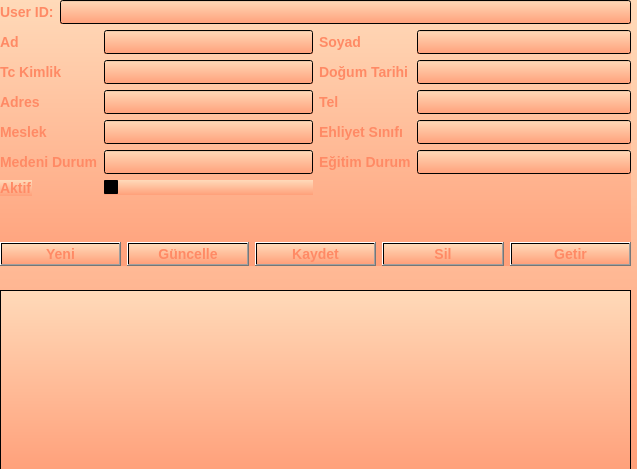
<?xml version="1.0" encoding="UTF-8"?>
<ui version="4.0">
 <class>Form</class>
 <widget class="QWidget" name="Form">
  <property name="geometry">
   <rect>
    <x>0</x>
    <y>0</y>
    <width>637</width>
    <height>469</height>
   </rect>
  </property>
  <property name="windowTitle">
   <string>Form</string>
  </property>
  <property name="styleSheet">
   <string notr="true">background: qlineargradient(x1:0, y1:0, x2:0, y2:1, stop:0 #FFDAB9, stop:1 #FFA07A);
color: #FF8A65;
font-weight:800;
font-size:14px;</string>
  </property>
  <widget class="QTableWidget" name="tableWidget">
   <property name="geometry">
    <rect>
     <x>0</x>
     <y>290</y>
     <width>631</width>
     <height>181</height>
    </rect>
   </property>
  </widget>
  <widget class="QWidget" name="verticalLayoutWidget_2">
   <property name="geometry">
    <rect>
     <x>0</x>
     <y>0</y>
     <width>631</width>
     <height>266</height>
    </rect>
   </property>
   <layout class="QVBoxLayout" name="verticalLayout_3">
    <item>
     <layout class="QHBoxLayout" name="horizontalLayout_2">
      <item>
       <widget class="QLabel" name="label_12">
        <property name="styleSheet">
         <string notr="true">background:none</string>
        </property>
        <property name="text">
         <string>User ID:</string>
        </property>
       </widget>
      </item>
      <item>
       <widget class="QLineEdit" name="lineEdit_id">
        <property name="enabled">
         <bool>false</bool>
        </property>
       </widget>
      </item>
     </layout>
    </item>
    <item>
     <layout class="QHBoxLayout" name="horizontalLayout">
      <item>
       <layout class="QFormLayout" name="formLayout">
        <item row="0" column="0">
         <widget class="QLabel" name="label_13">
          <property name="styleSheet">
           <string notr="true">background:none</string>
          </property>
          <property name="text">
           <string>Ad</string>
          </property>
         </widget>
        </item>
        <item row="1" column="0">
         <widget class="QLabel" name="label_14">
          <property name="styleSheet">
           <string notr="true">background:none</string>
          </property>
          <property name="text">
           <string>Tc Kimlik</string>
          </property>
         </widget>
        </item>
        <item row="2" column="0">
         <widget class="QLabel" name="label_15">
          <property name="styleSheet">
           <string notr="true">background:none</string>
          </property>
          <property name="text">
           <string>Adres</string>
          </property>
         </widget>
        </item>
        <item row="3" column="0">
         <widget class="QLabel" name="label_16">
          <property name="styleSheet">
           <string notr="true">background:none</string>
          </property>
          <property name="text">
           <string>Meslek</string>
          </property>
         </widget>
        </item>
        <item row="4" column="0">
         <widget class="QLabel" name="label_17">
          <property name="styleSheet">
           <string notr="true">background:none</string>
          </property>
          <property name="text">
           <string>Medeni Durum</string>
          </property>
         </widget>
        </item>
        <item row="5" column="0">
         <widget class="QLabel" name="label_18">
          <property name="text">
           <string>Aktif</string>
          </property>
         </widget>
        </item>
        <item row="5" column="1">
         <widget class="QCheckBox" name="checkBox">
          <property name="text">
           <string/>
          </property>
         </widget>
        </item>
        <item row="0" column="1">
         <widget class="QLineEdit" name="lineEdit_ad"/>
        </item>
        <item row="1" column="1">
         <widget class="QLineEdit" name="lineEdit_tcno"/>
        </item>
        <item row="2" column="1">
         <widget class="QLineEdit" name="lineEdit_adres"/>
        </item>
        <item row="3" column="1">
         <widget class="QLineEdit" name="lineEdit_meslek"/>
        </item>
        <item row="4" column="1">
         <widget class="QLineEdit" name="lineEdit_medeni"/>
        </item>
       </layout>
      </item>
      <item>
       <layout class="QFormLayout" name="formLayout_2">
        <item row="0" column="0">
         <widget class="QLabel" name="label_19">
          <property name="styleSheet">
           <string notr="true">background:none</string>
          </property>
          <property name="text">
           <string>Soyad</string>
          </property>
         </widget>
        </item>
        <item row="1" column="0">
         <widget class="QLabel" name="label_20">
          <property name="styleSheet">
           <string notr="true">background:none</string>
          </property>
          <property name="text">
           <string>Doğum Tarihi</string>
          </property>
         </widget>
        </item>
        <item row="2" column="0">
         <widget class="QLabel" name="label_21">
          <property name="styleSheet">
           <string notr="true">background:none</string>
          </property>
          <property name="text">
           <string>Tel</string>
          </property>
         </widget>
        </item>
        <item row="3" column="0">
         <widget class="QLabel" name="label_22">
          <property name="styleSheet">
           <string notr="true">background:none</string>
          </property>
          <property name="text">
           <string>Ehliyet Sınıfı</string>
          </property>
         </widget>
        </item>
        <item row="4" column="0">
         <widget class="QLabel" name="label_23">
          <property name="styleSheet">
           <string notr="true">background:none</string>
          </property>
          <property name="text">
           <string>Eğitim Durum</string>
          </property>
         </widget>
        </item>
        <item row="1" column="1">
         <widget class="QLineEdit" name="lineEdit_dTarihi"/>
        </item>
        <item row="0" column="1">
         <widget class="QLineEdit" name="lineEdit_soyad"/>
        </item>
        <item row="2" column="1">
         <widget class="QLineEdit" name="lineEdit_telno"/>
        </item>
        <item row="3" column="1">
         <widget class="QLineEdit" name="lineEdit_ehliyet"/>
        </item>
        <item row="4" column="1">
         <widget class="QLineEdit" name="lineEdit_egitim"/>
        </item>
       </layout>
      </item>
     </layout>
    </item>
    <item>
     <layout class="QHBoxLayout" name="horizontalLayout_3">
      <item>
       <widget class="QPushButton" name="pushButton_yeni">
        <property name="text">
         <string>Yeni</string>
        </property>
       </widget>
      </item>
      <item>
       <widget class="QPushButton" name="pushButton_update">
        <property name="text">
         <string>Güncelle</string>
        </property>
       </widget>
      </item>
      <item>
       <widget class="QPushButton" name="pushButton_kaydet">
        <property name="text">
         <string>Kaydet</string>
        </property>
       </widget>
      </item>
      <item>
       <widget class="QPushButton" name="pushButton_sil">
        <property name="text">
         <string>Sil</string>
        </property>
       </widget>
      </item>
      <item>
       <widget class="QPushButton" name="pushButton_Getir2">
        <property name="text">
         <string>Getir</string>
        </property>
       </widget>
      </item>
     </layout>
    </item>
   </layout>
  </widget>
 </widget>
 <resources/>
 <connections/>
</ui>
